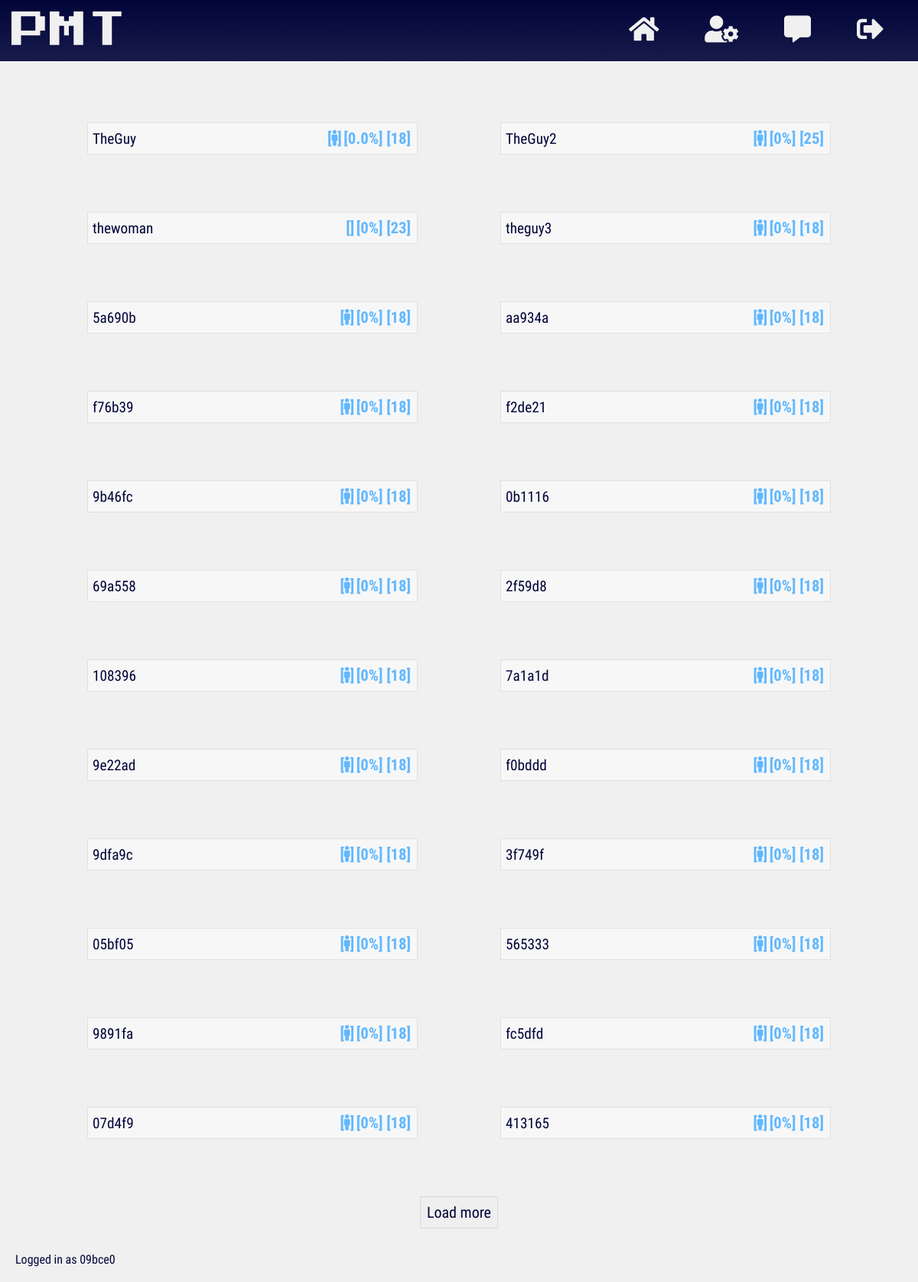
The app's page / (signed in) with its own data.
### app/models.py (models this page shows, shortened)
class User(db.Model, UserMixin):
    __tablename__ = 'users'
    id = db.Column(db.Integer(), primary_key=True)
    username = db.Column(db.String(length=20), nullable=False, unique=True)
    email = db.Column(db.String(length=50), nullable=False, unique=True)
    password_hash = db.Column(db.String(length=60), nullable=False)
    age = db.Column(db.Integer(), nullable=False)
    gender = db.Column(db.String(length=6), nullable=False)
    assumptions = db.relationship('Assumption', secondary=users_to_assumptions,
    backref=db.backref('users', lazy=True), lazy=True)
    added_users = db.relationship('User', secondary=users_to_users,
                  primaryjoin=(users_to_users.c.added_id == id),
                  secondaryjoin=(users_to_users.c.adder_id == id),
                  backref=db.backref('adder_users', lazy=True), lazy=True)
    @property
    def password(self):
        return self.password

### app/routes.py (the view)
@app.route('/')
@login_required
def home_page():
    users = User.query.limit(25)
    return render_template('home.html', users=users,
    calculate_compatibility=calculate_compatibility)

### app/helpers.py (called while the page is built)
def calculate_compatibility(userid):
    commons = 0
    user = User.query.filter_by(id=userid).first()
    user_length = len(user.assumptions)
    main_length = len(current_user.assumptions)
    for assumption in current_user.assumptions:
        if assumption in user.assumptions:
            commons += 1
    if main_length > user_length:
        return round((commons/main_length) * 100, 2)
    elif user_length > main_length:
        return round((commons/user_length) * 100, 2)
    elif user_length == 0 or main_length == 0:
        return round(0, 2)
    else:
        return round((commons/main_length) * 100, 2)

### user_loader/__init__.py (called while the page is built)
@login_manager.user_loader
def load_user(user_id):
    return User.query.get(int(user_id))

### app/templates/home.html (shortened to what this page needs)
{% extends 'uniform/base.html' %}
{% block css_files %}
<link rel="stylesheet" href="{{ url_for('static',
filename='css/minified/home.css') }}">
{% endblock %}
{% block content %}
<ul id="list_of_users">
  {% for user in users %}
  {% if user not in current_user.added_users and user.id != current_user.id %}
  <div class="list-item-wrapper" USER_ID="{{ user.id }}">
    <li>
      <span class="username">{{ user.username }}</span>
      <span class="meta-data">
        <span class="gender {{ user.gender }}">
        [<i class="fas fa-{{ user.gender }}" name="gender"></i>]</span>
        <span class="compatibility">[{{ calculate_compatibility(user.id) }}%]
        </span>
        <span class="age">[{{ user.age }}]</span>
      </span>
    </li>
  </div>
  {% endif %}
  {% endfor %}
</ul>
<button type="button" name="load more" id="load_more">Load more</button>
{% endblock %}
{% block footer %}
Logged in as {{ current_user.username }}
{% endblock %}

### app/templates/uniform/base.html (shortened to what this page needs)
<!DOCTYPE html>
<html lang="en" dir="ltr">
  <head>
    <link rel="stylesheet"
    href="{{ url_for('static', filename='css/uniform/minified/base.css') }}">
    {% if current_user.is_authenticated %}
    <link rel="stylesheet"
    href="{{ url_for('static', filename='icons/css/minified/all.css') }}">
    {% endif %}
    {% block css_files %}{% endblock %}
  </head>
  <body>
    <header>
      <span>
        <abbr title="Personality Matching Tool.">
          <a href="{{ url_for('home_page') }}">PMT</a>
        </abbr>
      </span>
      <nav>
        {% if current_user.is_authenticated %}
        <a href="{{ url_for('home_page') }}" title="home"><span class="home">
          <i class="fas fa-home"></i>
        </span></a>
        <a href="{{ url_for('assumptions_page') }}" title="assumptions">
          <span class="assumptions">
          <i class="fas fa-user-cog"></i>
          </span>
        </a>
        <a href="#" title="chat">
          <span class="chat">
            <i class="fas fa-comment-alt"></i>
          </span>
        </a>
        <a href="{{ url_for('logout_page') }}" title="logout">
          <span class="logout">
          <i class="fas fa-sign-out-alt"></i>
        </span></a>
        {% endif %}
      </nav>
    </header>
    <main>
      {% block content %}{% endblock %}
    </main>
    <footer>
      {% block footer %}{% endblock %}
    </footer>
  </body>
</html>

### app/static/css/uniform/minified/base.css (style rules this page uses)
* { box-sizing:border-box;margin:0 }
body { background:#f0f0f0 }
header { display:flex;flex-direction:column;background:linear-gradient(to bottom,#000438,rgba(0,4,56,.9));color:#f0f0f0;padding-bottom:10px }
header>span { font-size:70px;margin:30px 0 30px 0;font-family:brand-font,sans-serif }
header abbr { text-decoration:none }
header * { text-align:center }
header>nav { display:flex;font-size:20px;font-weight:900 }
nav>a { flex-basis:100% }
a,a:active,a:hover,a:link,a:visited { color:inherit;text-decoration:none }
button,header { -webkit-touch-callout:none;-webkit-user-select:none;-khtml-user-select:none;-moz-user-select:none;-ms-user-select:none;user-select:none }
main { margin-bottom:50px }
footer { position:fixed;bottom:0;right:0;left:0;padding:20px;background:rgba(240,240,240);color:#000438;font-family:roboto-regular,sans-serif;text-align:center }
@media (min-width:769px) { header { flex-direction:row;padding:15px;justify-content:space-between;align-items:center } }
@media (min-width:769px) { header>span { font-size:50px;margin:0 } }
@media (min-width:769px) { header>nav { font-weight:100;font-size:35px } }
@media (min-width:769px) { nav>a>span { padding:10px 30px } }
@media (min-width:769px) { nav>a>span { -webkit-transition:background .1s ease;-o-transition:background .1s ease;-moz-transition:background .1s ease;-ms-transition:background .1s ease } }
@media (min-width:769px) { header { position:sticky;top:0;z-index:1 } }
@media (min-width:769px) { footer { text-align:left } }

### app/static/css/minified/home.css (style rules this page uses)
ul { padding:0;margin:80px auto 0 auto;width:90%;display:flex;flex-wrap:wrap }
.list-item-wrapper { flex-basis:100%;position:relative;margin-bottom:75px }
li { border:1px solid rgba(0,0,0,.09);display:flex;justify-content:space-between;flex-wrap:wrap;font-family:sans-serif;background:#f7f7f7;padding:3px;font-size:25px }
.meta-data { order:1;padding:5px;color:#61b8ff;font-size:.44em;align-self:center;font-family:roboto-bold,sans-serif;-webkit-touch-callout:none;-webkit-user-select:none;-khtml-user-select:none;-moz-user-select:none;-ms-user-select:none;user-select:none }
.username { font-family:roboto-regular,sans-serif;align-self:center;padding:3px;color:#000438;font-size:.77em }
.age,.compatibility,.gender { font-size:1.8em }
button#load_more { padding:8px;color:#000438;border:1px solid rgba(0,0,0,.09);font-family:roboto-regular;font-size:20px;display:block;margin:0 auto 70px auto;cursor:pointer }
@media (min-width:769px) { ul { justify-content:space-between } }
@media (min-width:769px) { li { transition:box-shadow 250ms ease } }
@media (min-width:769px) { ul { justify-content:space-around } }
@media (min-width:769px) { .list-item-wrapper { flex-basis:40% } }
@media (min-width:769px) { .meta-data { font-size:.46em } }

### records on screen
User: username "TheGuy", calculate_compatibility "0.0", age "18"
User: username "TheGuy2", calculate_compatibility "0", age "25"
User: username "thewoman", calculate_compatibility "0", age "23"
User: username "theguy3", calculate_compatibility "0", age "18"
User: username "5a690b", calculate_compatibility "0", age "18"
User: username "aa934a", calculate_compatibility "0", age "18"
User: username "f76b39", calculate_compatibility "0", age "18"
User: username "f2de21", calculate_compatibility "0", age "18"
User: username "9b46fc", calculate_compatibility "0", age "18"
User: username "0b1116", calculate_compatibility "0", age "18"
User: username "69a558", calculate_compatibility "0", age "18"
User: username "2f59d8", calculate_compatibility "0", age "18"
User: username "108396", calculate_compatibility "0", age "18"
User: username "7a1a1d", calculate_compatibility "0", age "18"
User: username "9e22ad", calculate_compatibility "0", age "18"
User: username "f0bddd", calculate_compatibility "0", age "18"
User: username "9dfa9c", calculate_compatibility "0", age "18"
User: username "3f749f", calculate_compatibility "0", age "18"
User: username "05bf05", calculate_compatibility "0", age "18"
User: username "565333", calculate_compatibility "0", age "18"
User: username "9891fa", calculate_compatibility "0", age "18"
User: username "fc5dfd", calculate_compatibility "0", age "18"
User: username "07d4f9", calculate_compatibility "0", age "18"
User: username "413165", calculate_compatibility "0", age "18"
User: username "09bce0"
